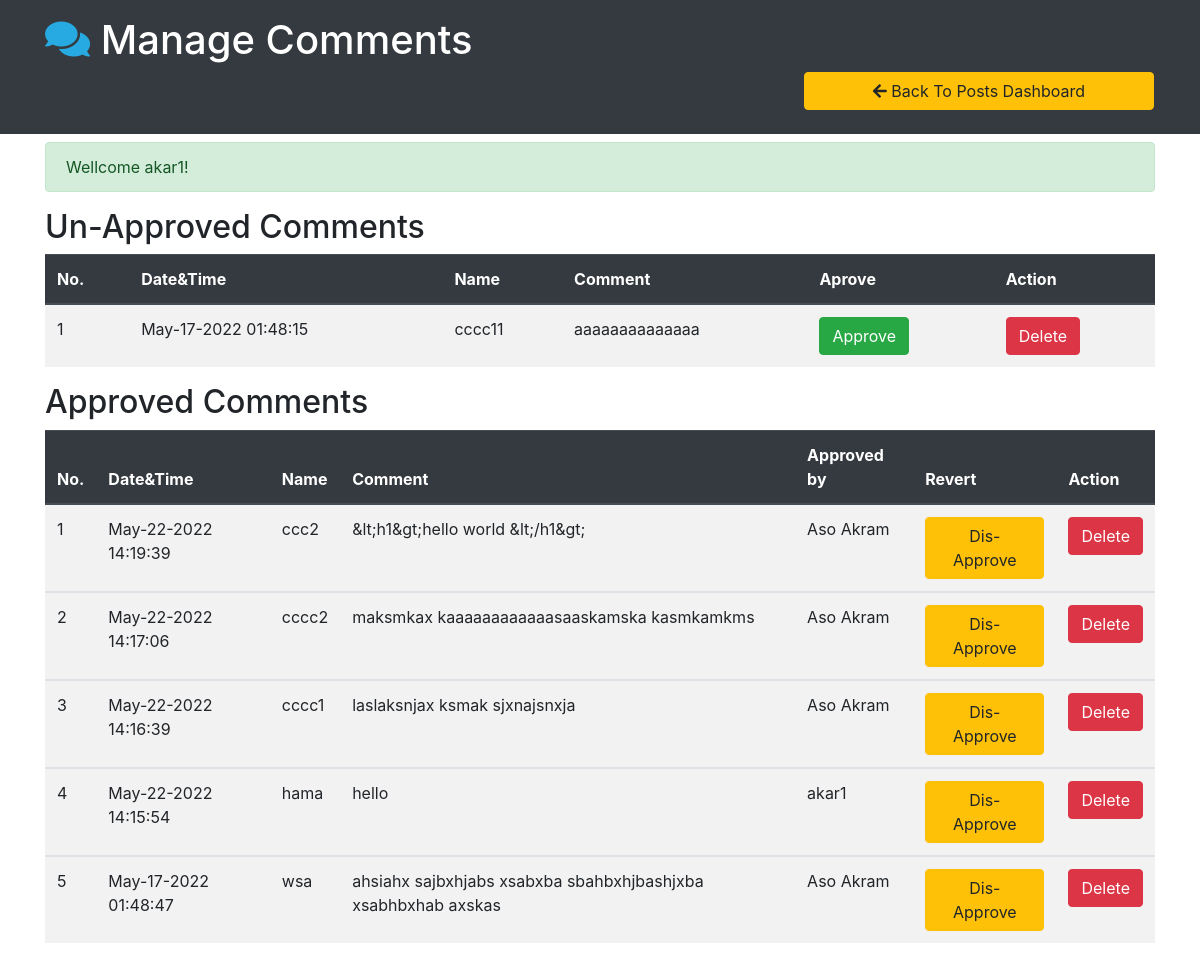
Screenshot of /aso/Comments.php (signed in) with the database file from the repository.
### tables this page shows
CREATE TABLE IF NOT EXISTS `comments` (
  `id` int(10) NOT NULL AUTO_INCREMENT,
  `datetime` varchar(50) NOT NULL,
  `name` varchar(50) NOT NULL,
  `email` varchar(60) NOT NULL,
  `comment` varchar(500) NOT NULL,
  `approvedby` varchar(50) NOT NULL,
  `status` varchar(3) NOT NULL,
  `post_id` int(10) NOT NULL,
  PRIMARY KEY (`id`),
  KEY `post_id` (`post_id`)
);

### aso/Comments.php (the view, shortened to what this page needs)
<?php require_once("Includes/Sessions.php"); ?>
<!DOCTYPE html>
<html lang="en">
<head>
  <link rel="stylesheet" href="https://use.fontawesome.com/releases/v5.6.3/css/all.css">
  <link rel="stylesheet" href="https://stackpath.bootstrapcdn.com/bootstrap/4.2.1/css/bootstrap.min.css">
  <link rel="stylesheet" href="Css/Styles.css">
</head>
<body>
    <header class="bg-dark text-white py-3">
      <div class="container">
        <div class="row">
          <div class="col-md-12">
          <h1><i class="fas fa-comments" style="color:#27aae1;"></i> Manage Comments</h1>
          </div>
                <div style="margin-left: 759px" class="col-lg-4 mb-2">
                  <a href="posts.php" class="btn btn-warning btn-block"><i class="fas fa-arrow-left"></i> Back To Posts Dashboard</a>
                </div>
          </div>
        </div>
    </header>
    <section class="container py-2 mb-4">
      <div class="row" style="min-height:30px;">
        <div class="col-lg-12" style="min-height:400px;">
          <?php
           echo SuccessMessage();
           ?>
          <h2>Un-Approved Comments</h2>
          <table class="table table-striped table-hover">
            <thead class="thead-dark">
              <tr>
                <th>No. </th>
                <th>Date&Time</th>
                <th>Name</th>
                <th>Comment</th>
                <th>Aprove</th>
                <th>Action</th>
              </tr>
            </thead>
          <?php
          global $ConnectingDB;
          $sql = "SELECT * FROM comments WHERE status='OFF' ORDER BY id desc";
          $Execute =$ConnectingDB->query($sql);
          $SrNo = 0;
          while ($DataRows=$Execute->fetch()) {
            $CommentId = $DataRows["id"];
            $DateTimeOfComment = $DataRows["datetime"];
            $CommenterName = $DataRows["name"];
            $CommentContent= $DataRows["comment"];
            $SrNo++;
          ?>
          <tbody>
            <tr>
              <td><?php echo htmlentities($SrNo); ?></td>
              <td><?php echo htmlentities($DateTimeOfComment); ?></td>
              <td><?php echo htmlentities($CommenterName); ?></td>
              <td><?php echo htmlentities($CommentContent); ?></td>
              <td> <a href="ApproveComments.php?id=<?php echo $CommentId;?>" class="btn btn-success">Approve</a>  </td>
              <td> <a href="DeleteComments.php?id=<?php echo $CommentId;?>" class="btn btn-danger">Delete</a>  </td>
            </tr>
          </tbody>
          <?php } ?>
          </table>
          <h2>Approved Comments</h2>
          <table class="table table-striped table-hover">
            <thead class="thead-dark">
              <tr>
                <th>No. </th>
                <th>Date&Time</th>
                <th>Name</th>
                <th>Comment</th>
                <th>Approved by</th>
                <th>Revert</th>
                <th>Action</th>
              </tr>
            </thead>
          <?php
          global $ConnectingDB;
          $sql = "SELECT * FROM comments WHERE status='ON' ORDER BY id desc";
          $Execute =$ConnectingDB->query($sql);
          $SrNo = 0;
          while ($DataRows=$Execute->fetch()) {
            $CommentId         = $DataRows["id"];
            $DateTimeOfComment = $DataRows["datetime"];
            $CommenterName     = $DataRows["name"];
            $ApprovedBy        = $DataRows["approvedby"];
            $CommentContent    = $DataRows["comment"];
            $SrNo++;
          ?>
          <tbody>
            <tr>
              <td><?php echo htmlentities($SrNo); ?></td>
              <td><?php echo htmlentities($DateTimeOfComment); ?></td>
              <td><?php echo htmlentities($CommenterName); ?></td>
              <td><?php echo htmlentities($CommentContent); ?></td>
              <td><?php echo htmlentities($ApprovedBy); ?></td>
              <td style="min-width:140px;"> <a href="DisApproveComments.php?id=<?php echo $CommentId;?>" class="btn btn-warning">Dis-Approve</a>  </td>
              <td> <a href="DeleteComments.php?id=<?php echo $CommentId;?>" class="btn btn-danger">Delete</a>  </td>
            </tr>
          </tbody>
          <?php } ?>
          </table>
        </div>
      </div>
    </section>
</body>
</html>

### rows the page displays
comments: datetime "May-17-2022 01:48:15", name "cccc11", comment "aaaaaaaaaaaaaa"
comments: datetime "May-22-2022 14:19:39", name "ccc2", comment "&lt;h1&gt;hello world &lt;/h1&gt;", approvedby "Aso Akram"
comments: datetime "May-22-2022 14:17:06", name "cccc2", comment "maksmkax kaaaaaaaaaaaasaaskamska kasmkamkms", approvedby "Aso Akram"
comments: datetime "May-22-2022 14:16:39", name "cccc1", comment "laslaksnjax ksmak sjxnajsnxja", approvedby "Aso Akram"
comments: datetime "May-22-2022 14:15:54", name "hama", comment "hello", approvedby "akar1"
comments: datetime "May-17-2022 01:48:47", name "wsa", comment "ahsiahx sajbxhjabs xsabxba sbahbxhjbashjxba xsabhbxhab axskas", approvedby "Aso Akram"

### other values shown
SuccessMessage() "Wellcome akar1!"
